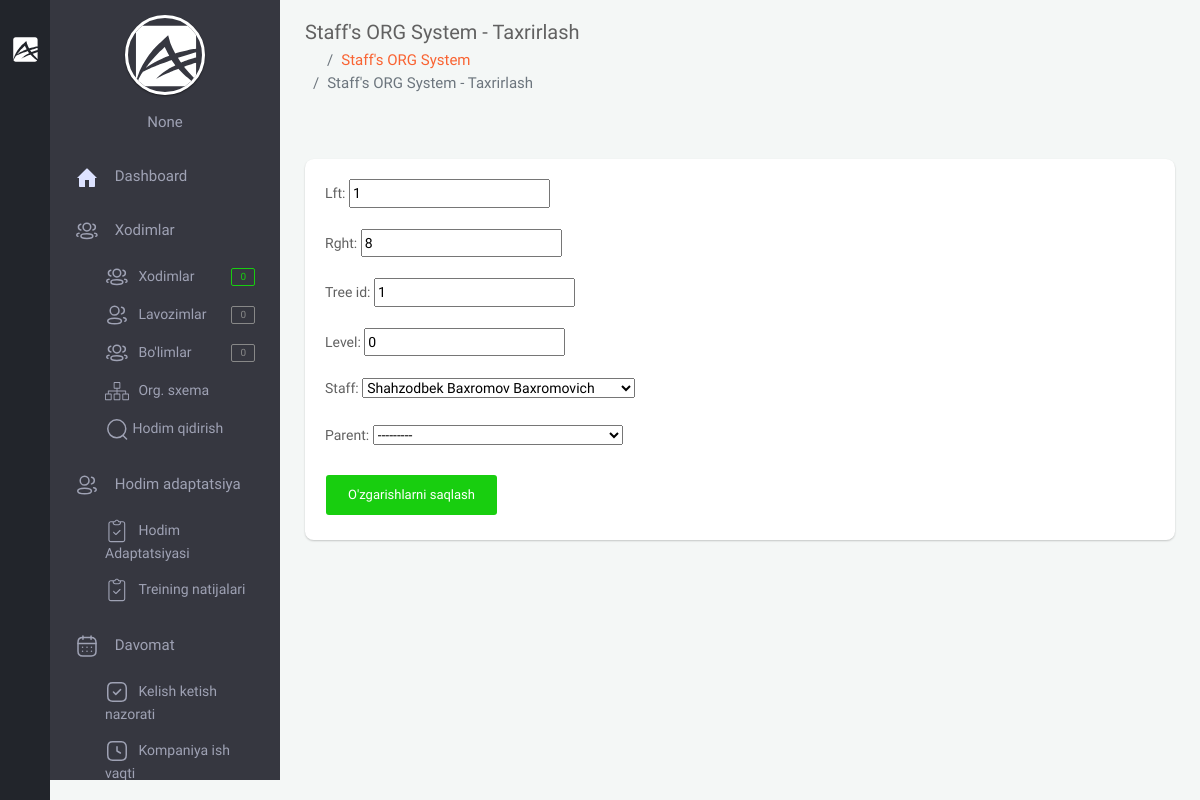
The page /backoffice/staff-org-system/update/1 (signed in) on the database its author committed.
### app/models.py (models this page shows, shortened)
class User(AbstractUser):
    branch = models.ForeignKey(Branch, on_delete=models.CASCADE, null=True, blank=True, verbose_name="Filial")
    company = models.ForeignKey("Company", on_delete=models.CASCADE, null=True, blank=True, verbose_name='Kompaniya')
    is_director = models.BooleanField(default=True)
    created_at = models.DateTimeField(auto_now_add=True)
    class Meta:
        verbose_name_plural = "HR"

class StaffORGSystem(MPTTModel):
    staff = models.ForeignKey(Staff, on_delete=models.CASCADE)
    company = models.ForeignKey(Company, on_delete=models.CASCADE)
    parent = TreeForeignKey('self', on_delete=models.CASCADE, null=True, blank=True, related_name='children')
    created_at = models.DateTimeField(auto_now_add=True)
    def __str__(self):
        return f'{self.staff.first_name} {self.staff.second_name} {self.staff.last_name}'
    class Meta:
        verbose_name_plural = "Xodimlarning ORG sistemasi"

### backoffice/views.py (the view, shortened to what this page needs)
# urls.py: path('staff-org-system/update/<int:pk>', views.StaffORGSystemUpdateView.as_view(), name="staff_org_system_update"),
class StaffORGSystemUpdateView(LoginRequiredMixin, generic.UpdateView):
    template_name = 'backoffice/pages/staff_org/update.html'
    form_class = forms.StaffORGSystemModelForm
    model = models.StaffORGSystem
    context_object_name = "staff_org_system"
    success_url = reverse_lazy('staff_org_system')

### backoffice/forms.py
class StaffORGSystemModelForm(forms.ModelForm):
    class Meta:
        model = models.StaffORGSystem
        exclude = ('company',)

### app/models.py (called while the page is built)
    def __str__(self):
        return str(f'{self.first_name} {self.second_name} {self.last_name}')

### backoffice/context_processors.py (called while the page is built, shortened)
def staff_amount(request):
    amount_staff = None
    if request.user.is_anonymous == False:
        company = request.user.company
        staff = models.Staff.objects.filter(company=company)
        amount_staff = staff.count()
    return {"amount_staff": amount_staff}

def position_amount(request):
    position_amounts = None
    if request.user.is_anonymous == False:
        company = request.user.company
        position = models.Position.objects.filter(company=company)
        position_amounts = position.count()
    return {
        'position_amounts': position_amounts
    }

def department_amount(request):
    department_amounts = None
    if request.user.is_anonymous == False:
        company = request.user.company
        department = models.Department.objects.filter(company=company)
        department_amounts = department.count()
    return {
        'department_amounts': department_amounts
    }

def bot_user_list_counter(request):
    department_amounts = None
    if request.user.is_anonymous == False:
        company = request.user.company
        department = models.NewStaff.objects.filter(company=company)
        department_amounts = department.count()
    return {
        'bot_user_list_counter': department_amounts
    }

def staff_gender_statistic(request):
    male = None
    female = None
    return {
        "male_count": '',
        "female_count": '',
        "company_staff_count": '',
        "width_male": '',
        "width_female": '',
    }

### templates/backoffice/pages/staff_org/update.html (shortened to what this page needs)
{% extends 'backoffice/base.html' %}
{% block content %}
    <section class="content home">
        <div class="container-fluid">
        <div class="block-header">
            <div class="row clearfix">
                <div class="col-lg-5 col-md-5 col-sm-12">
                    <h2>Staff's ORG System - Taxrirlash</h2>
                    <ul class="breadcrumb padding-0">
                        <li class="breadcrumb-item"><a href="{% url 'backoffice-main' %}"><i class="zmdi zmdi-home"></i></a></li>
                        <li class="breadcrumb-item active"><a href="{% url 'staff_org_system' %}">Staff's ORG System</a></li>
                        <li class="breadcrumb-item active">Staff's ORG System - Taxrirlash</li>
                    </ul>
                </div>
            </div>
        </div>
        <div class="row clearfix">
            <div class="col-lg-12">
                <div class="card">
                    <div class="header">
                    </div>
                    <div class="body">
                        <form action="{% url 'staff_org_system_update' staff_org_system.id %}" method="post" enctype="multipart/form-data">
                            {{ form.as_p }}
                            <button type="submit" class="btn btn-success waves-effect">O'zgarishlarni saqlash</button>
                        </form>
                    </div>
                </div>
            </div>
        </div>
    </div>
    </section>
{% endblock %}

### templates/backoffice/parts/minileftbar.html (shortened to what this page needs)
{% load static %}
<aside id="minileftbar" class="minileftbar">
    <ul class="menu_list">
        <li>
            <a href="javascript:void(0);" class="bars" style="display: inline;"></a>
            <a class="navbar-brand" href="{% url 'backoffice-main' %}"><img src="{% static 'backoffice/assets/images/logo.svg' %}" alt="Alpino"></a>
        </li>
        <li><a href="javascript:void(0);" class="menu-sm"><i class="zmdi zmdi-swap"></i></a></li>
        <li><a href="" title="Events"><i class="zmdi zmdi-calendar"></i></a></li>
        <li><a href="" title="Contact List"><i class="zmdi zmdi-account-box-phone"></i></a></li>
        <li><a href="javascript:void(0);" class="fullscreen" data-provide="fullscreen"><i
                class="zmdi zmdi-fullscreen"></i></a></li>
        <li class="power">
            <a href="{% url 'logout' %}" class="mega-menu"><i class="zmdi zmdi-power"></i></a>
        </li>
    </ul>
</aside>
<aside class="right_menu">
    <div id="leftsidebar" class="sidebar">
        <div class="menu">
            <ul class="list">
                <li>
                    <div class="user-info m-b-20">
                        <div class="image">
                        {% if request.user.company.logo_url %}
                            <a href="{% url 'company_update' request.user.company.id %}" class=" waves-effect waves-block"><img src="{% if request.user.company.logo_url %}{{ request.user.company.logo_url }}{% endif %}" alt="User" style="width: 100px;height: 100px;"></a>
                        {% else %}
                            <a href="{% url 'company_update' request.user.company.id %}" class=" waves-effect waves-block"><img src="{% static 'backoffice/assets/images/logo.svg' %}" alt="User"></a>
                        {% endif %}
                        </div>
                        <div class="detail">
                            <p style="color:#9FA2B4;">{{ request.user.company }}</p>
                        </div>
                    </div>
                </li>
                <li><a href="{% url 'backoffice-main' %}" class="toggled waves-effect waves-block">
                    <svg width="24" height="24" viewBox="0 0 24 24" fill="none" xmlns="http://www.w3.org/2000/svg">
                     <path d="M2 13L11.293 3.707C11.6835 3.31662 12.3165 3.31662 12.707 3.707L22 13H20V21C20 21.5523 19.5523 22 19 22H14V15H10V22H5C4.44772 22 4 21.5523 4 21V13H2Z" fill="#DDE2FF"/>
                    </svg>
                    <span>Dashboard</span>
                    </a>
                </li>
                <li><a href="javascript:void(0);" class="menu-toggle waves-effect waves-block toggled">
                    <span>Xodimlar</span></a>
                    <ul class="ml-menu" style="display: block;">
                        <li>
                                <a href="{% url 'staff' %}" class="waves-effect waves-block">
                                    <span>Xodimlar</span>
                                    <span class="badge badge-success float-right">{{ amount_staff }}</span>
                                </a>
                        </li>
                        <li>
                                <a href="{% url 'position' %}" class="waves-effect waves-block">
                                    <span>Lavozimlar</span>
                                    <span class="badge badge-default float-right">{{ position_amounts }}</span>
                                </a>
                        </li>
                        <li>
                                <a href="{% url 'department' %}" class="waves-effect waves-block">
                                    <span>Bo'limlar</span>
                                    <span class="badge badge-default float-right">{{ department_amounts }}</span>
                                </a>
                        </li>
                        <li>
                                <a href="{% url 'staff_org_system' %}" class="waves-effect waves-block">
                                    <span>Org. sxema</span>
                                </a>
                        </li>
                        <li>
                                <a href="{% url 'search_staff' %}" class="waves-effect waves-block">
                                    Hodim qidirish
                                </a>
                        </li>
                    </ul>
                </li>
                <li><a href="javascript:void(0);" class="menu-toggle waves-effect waves-block toggled">
                    <span>Hodim adaptatsiya</span></a>
                    <ul class="ml-menu" style="display: block;">
                        <li>
                            <a href="{% url 'training_info' %}" class=" waves-effect waves-block">
                                <span>Hodim Adaptatsiyasi</span>
                            </a>
                        </li>
                        <li>
                            <a href="{% url 'staff_training_answer' %}" class=" waves-effect waves-block">
                                <span>Treining natijalari</span>
                            </a>
                        </li>
                    </ul>
                </li>
                <li>
                    <a href="javascript:void(0);" class="menu-toggle waves-effect waves-block toggled">
                    <span>Davomat</span></a>
                    <ul class="ml-menu" style="display: block;">
                        <li>
                            <a href="{% url 'control_staff_flow' %}" class=" waves-effect waves-block">
                                <span>Kelish ketish nazorati</span>
                            </a>
                        </li>
                        <li>
                            <a href="{% url 'company_schedule' %}" class=" waves-effect waves-block">
                                <span>Kompaniya ish vaqti</span>
                            </a>
                        </li>
                    </ul>
                </li>
            </ul>
        </div>
    </div>
</aside>

### backoffice/static/backoffice/assets/css/color_skins.css (style rules this page uses)
.theme-black .minileftbar { background: #22252b }
.theme-black .minileftbar .menu_list li a { color: #afafaf }

### rows shown on the page
User: user.company "None"
StaffORGSystem: staff "Shahzodbek Baxromov Baxromovich"

### other values the page prints
{{ amount_staff }} "0"
{{ position_amounts }} "0"
{{ department_amounts }} "0"
